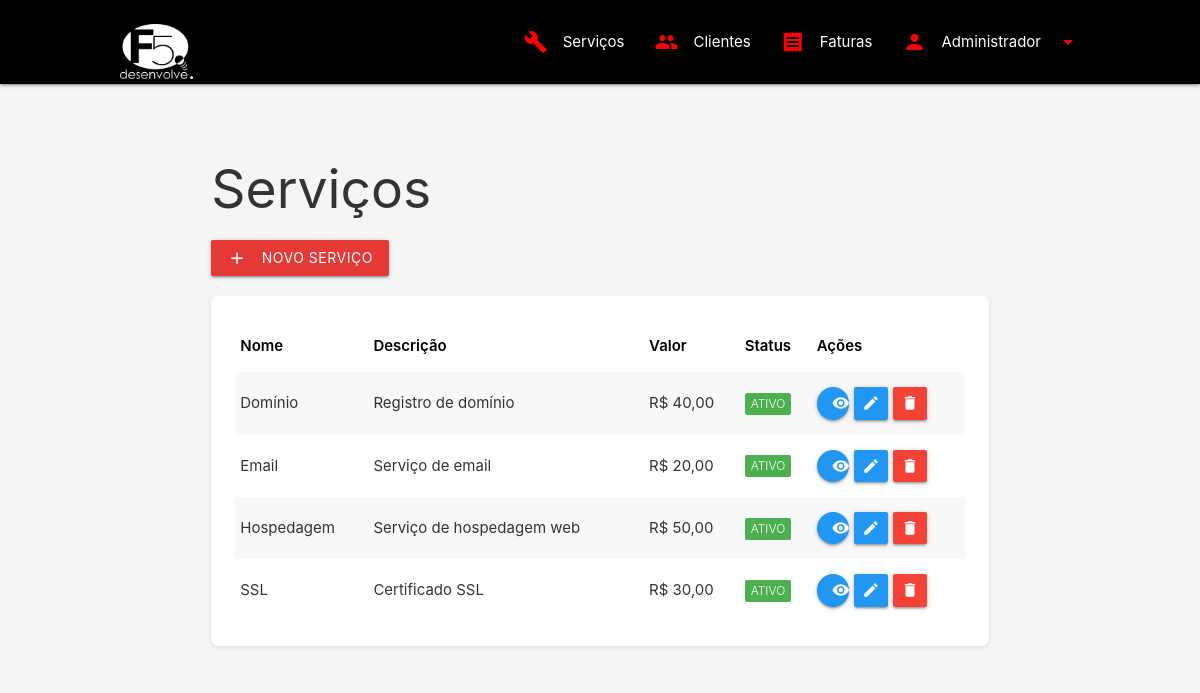
The page /services/index.php (signed in) on the database its author committed.
### tables this page shows
CREATE TABLE IF NOT EXISTS services (
    id INT PRIMARY KEY AUTO_INCREMENT,
    name VARCHAR(100) NOT NULL,
    description TEXT,
    value DECIMAL(10,2) NOT NULL DEFAULT 0.00,
    status BOOLEAN DEFAULT TRUE,
    created_at TIMESTAMP DEFAULT CURRENT_TIMESTAMP,
    updated_at TIMESTAMP DEFAULT CURRENT_TIMESTAMP ON UPDATE CURRENT_TIMESTAMP
);

### services/index.php (the view, shortened to what this page needs)
<?php
require_once '../utils/functions.php';
$sql = "SELECT * FROM services WHERE status = 1 ORDER BY name";
$stmt = $pdo->prepare($sql);
$stmt->execute();
$services = $stmt->fetchAll();
?>
<!DOCTYPE html>
<html lang="pt-BR">
<head>
    <link rel="stylesheet" href="https://cdnjs.cloudflare.com/ajax/libs/materialize/1.0.0/css/materialize.min.css">
    <link rel="stylesheet" href="../assets/css/style.css">
</head>
<body>
    <?php require_once '../components/header.php'; ?>
    <div class="container mt-4">
        <div class="row">
            <div class="col s12">
                <div class="d-flex justify-content-between align-items-center mb-4">
                    <h2>Serviços</h2>
                    <a href="add.php" class="btn red darken-1">
                        <i class="material-icons left">add</i>
                        Novo Serviço
                    </a>
                </div>
                <div class="card">
                    <div class="card-content">
                        <div class="table-responsive">
                            <table class="striped">
                                <thead>
                                    <tr>
                                        <th>Nome</th>
                                        <th>Descrição</th>
                                        <th>Valor</th>
                                        <th>Status</th>
                                        <th>Ações</th>
                                    </tr>
                                </thead>
                                <tbody>
                                    <?php foreach ($services as $service): ?>
                                    <tr>
                                        <td><?= htmlspecialchars($service['name'] ?? '') ?></td>
                                        <td><?= htmlspecialchars($service['description'] ?? '') ?></td>
                                        <td>R$ <?= number_format((float)($service['value'] ?? 0), 2, ',', '.') ?></td>
                                        <td>
                                            <span class="new badge green" data-badge-caption="">Ativo</span>
                                        </td>
                                        <td>
                                            <div class="btn-group">
                                                <a href="view.php?id=<?= $service['id'] ?>" class="btn-floating btn-small blue tooltipped" data-position="top" data-tooltip="Visualizar">
                                                    <i class="material-icons">visibility</i>
                                                </a>
                                                <a href="edit.php?id=<?= $service['id'] ?>" class="btn-small blue">
                                                    <i class="material-icons">edit</i>
                                                </a>
                                                <button class="btn-small red delete-service" data-id="<?= $service['id'] ?>">
                                                    <i class="material-icons">delete</i>
                                                </button>
                                            </div>
                                        </td>
                                    </tr>
                                    <?php endforeach; ?>
                                </tbody>
                            </table>
                        </div>
                    </div>
                </div>
            </div>
        </div>
    </div>
</body>
</html>

### components/header.php (shortened to what this page needs)
<?php
$basePath = str_repeat('../', substr_count($_SERVER['PHP_SELF'], '/') - 1);
$user = $_SESSION['user'];
?>
<header class="main-header">
    <nav class="black">
        <div class="nav-wrapper">
            <div class="container">
                <a href="<?php echo $basePath; ?>index.php" class="brand-logo">
                    <img src="<?php echo $basePath; ?>assets/images/f52.png" alt="F5 Sistema" style="height: 55px; margin-top: 15px;">
                </a>
                <ul class="right hide-on-med-and-down">
                    <li>
                        <a href="<?php echo $basePath; ?>services/index.php">
                            <i class="material-icons left">build</i>Serviços
                        </a>
                    </li>
                    <li>
                        <a href="<?php echo $basePath; ?>clients/index.php">
                            <i class="material-icons left">people</i>Clientes
                        </a>
                    </li>
                    <li>
                        <a href="<?php echo $basePath; ?>invoices/index.php">
                            <i class="material-icons left">receipt</i>Faturas
                        </a>
                    </li>
                    <li>
                        <a class="dropdown-trigger" href="#!" data-target="user-dropdown">
                            <i class="material-icons left">person</i>
                            <?php echo htmlspecialchars($user['name']); ?>
                            <i class="material-icons right">arrow_drop_down</i>
                        </a>
                    </li>
                </ul>
            </div>
        </div>
    </nav>
</header>

### assets/css/style.css (style rules this page uses)
:root { --primary-color: #000000; --secondary-color: #ff0000; --text-color: #ffffff; }
body { background-color: #f5f5f5; color: #333; }
.container { padding: 20px; }
.card, .stats-card { background-color: #ffffff; border-radius: 8px; box-shadow: 0 2px 4px rgba(0,0,0,0.1); margin-bottom: 20px; }
.card .card-content { padding: 24px; }
table thead th { color: #000; font-weight: 600; }
.material-icons { color: rgb(255, 255, 255); }
nav { background-color: #000; }
nav .brand-logo { color: #fff; margin-bottom: 10px; }
nav ul a { color: #fff; }
.brand-logo { font-weight: bold; margin-left: 15px; }
.brand-logo img { height: 50px; margin-top: 5px; vertical-align: middle; }
nav { height: 84px; line-height: 84px; }
.nav-wrapper .container { width: 95%; max-width: 1200px; margin: 0 auto; padding: 0 15px; }
.brand-logo { padding-left: 0 !important; }
.nav-wrapper ul.right { margin-right: 0; }
nav i.material-icons { height: 84px; line-height: 84px; }
@media only screen and (min-width: 993px) { .nav-wrapper .container { width: 85%; } }
.container { margin-top: 20px; }
.card { margin-top: 20px; }
.btn { background-color: var(--secondary-color) !important; }
table.striped > tbody > tr:nth-child(odd) { background-color: rgba(242, 242, 242, 0.5); }
.btn-group { display: flex; gap: 5px; }
.btn-small { padding: 0 8px; }
.btn-small i { font-size: 1.2rem; }
.badge { border-radius: 2px; padding: 5px 12px; text-transform: uppercase; font-size: 0.8rem; }

### components/header.php (style rules this page uses)
nav { background-color: #000 !important; }
nav .brand-logo, nav ul a { color: #fff !important; }
nav i.material-icons { color: #ff0000; }

### rows shown on the page
services: name "Domínio", description "Registro de domínio", value "40,00"
services: name "Email", description "Serviço de email", value "20,00"
services: name "Hospedagem", description "Serviço de hospedagem web", value "50,00"
services: name "SSL", description "Certificado SSL", value "30,00"

### other values the page prints
$user['name'] "Administrador"
